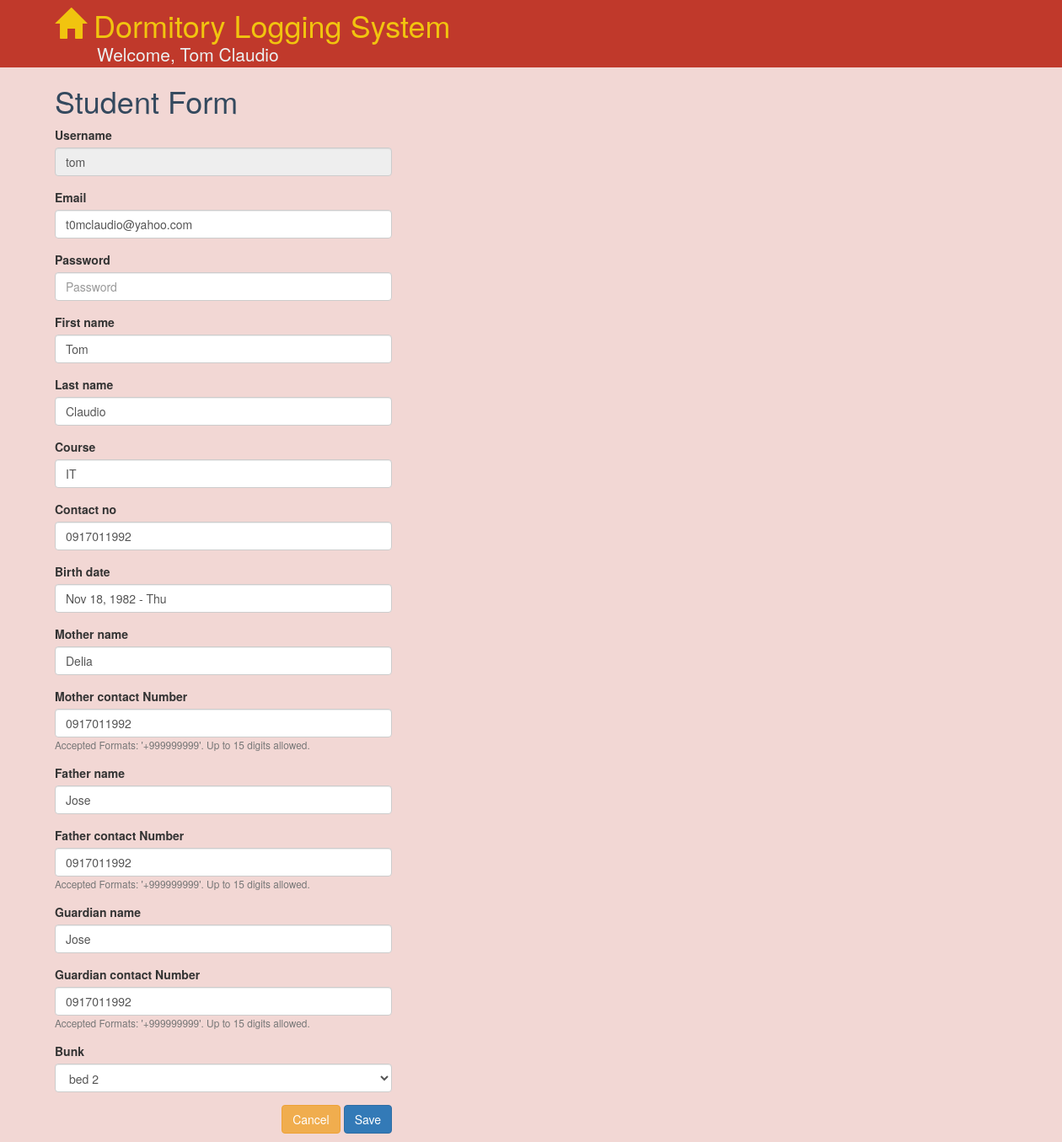
Page /student/tom/edit/ (signed in) on the committed database.
### dormitory/models.py (models this page shows, shortened)
class Student(models.Model):
    user = models.OneToOneField(User, on_delete=models.CASCADE)
    course = models.CharField(max_length=32)
    contact_no = models.CharField(max_length=16, verbose_name="Contact Number")
    birth_date = models.DateField(null=True, blank=True)
    mother_name = models.CharField(max_length=64)
    mother_contact = models.CharField(max_length=16, verbose_name="Contact Number")
    father_name = models.CharField(max_length=64)
    father_contact = models.CharField(max_length=16, verbose_name="Contact Number")
    guardian_name = models.CharField(max_length=64)
    guardian_contact = models.CharField(max_length=16, verbose_name="Contact Number")
    bunk = models.OneToOneField(Bunk)

### dormitory/views.py (the view)
@login_required
def edit_student_profile(request, username):
    user = User.objects.get(username=username)
    profile = Student.objects.get(user=user)
    if request.method == "POST":
        form = StudentForm(request.POST)
        form.fields['bunk'].choices=Bunk.objects.get_available2(profile.bunk.id)
        if form.is_valid():
            try:
                clean = form.clean()
                bunk = Bunk.objects.get(id=clean['bunk'])
                user.username = clean['username']
                user.first_name = clean['first_name']
                user.last_name = clean['last_name']
                user.email = clean['email']
                user.set_password(clean['password'])
                user.save()
                profile.course=clean['course']
                profile.contact_no=clean['contact_no']
                profile.birth_date=clean['birth_date']
                profile.mother_name=clean['mother_name']
                profile.mother_contact=clean['mother_contact']
                profile.father_name=clean['father_name']
                profile.father_contact=clean['father_contact']
                profile.guardian_name=clean['guardian_name']
                profile.guardian_contact=clean['guardian_contact']
                profile.bunk = bunk
                profile.save()
                messages.success(request, "Success: A student profile has been edited")
            except:
                messages.warning(request, "An error occured while saving.")
            return HttpResponseRedirect(reverse('list_students'))
        else:
            messages.warning(request, "An error occured while saving.")
            return render(request, 'student_form.html', {'form': form} )
    else:
        form = StudentForm(initial = {
            'username': user.username,
            'first_name': user.first_name,
            'last_name': user.last_name,
            'email': user.email,
            'password': user.password,
            'course': profile.course,
            'contact_no': profile.contact_no,
            'birth_date': profile.birth_date,
            'mother_name': profile.mother_name,
            'mother_contact': profile.mother_contact,
            'father_name': profile.father_name,
            'father_contact': profile.father_contact,
            'guardian_name': profile.guardian_name,
            'guardian_contact': profile.guardian_contact,
            'bunk': profile.bunk
        })
        form.fields['username'].widget.attrs['readonly'] = True
        form.fields['bunk'].choices=Bunk.objects.get_available2(profile.bunk.id)
    return render(request, 'student_form.html', {'form': form} )

### dormitory/models.py (called while the page is built)
    def get_available2(self, using):
        used = Student.objects.values_list('bunk', flat=True)
        bunks = self.all()
        obj = []
        for bunk in bunks:
            if bunk.id not in used or bunk.id == using:
                obj.append((bunk.id, bunk.code))
        return obj

    def __str__(self):
        return self.code

### dormitory/templates/student_form.html (shortened to what this page needs)
{% extends 'base.html' %}
{% load bootstrap3 %}
{% block content %}
<div class="row" style="margin-left:50px; max-width:400px">
    <h1 id="app-title">Student Form</h1>
    <form action="" method="post" autocomplete="off">
        {% bootstrap_form form %}
        <div class="pull-right" style="margin-bottom: 10px">
            <a class="btn btn-warning" role="button" href="{% url 'list_students' %}">Cancel</a>
            <input class="btn btn-primary" type="submit" value="Save" />
        </div>
    </form>
</div>
{% endblock %}

### dormitory/templates/base.html (shortened to what this page needs)
<html>
    <head>
        <link href="https://maxcdn.bootstrapcdn.com/bootstrap/3.3.7/css/bootstrap.min.css" rel="stylesheet">
        <link href="https://cdnjs.cloudflare.com/ajax/libs/bootstrap-datepicker/1.6.4/css/bootstrap-datepicker.css" rel="stylesheet" />
    </head>
    <body style="background-color: rgba(192, 57, 43,.20); min-width: 1200px">
        <div class="container-fluid">
            <div class="row" style="background-color: #c0392b; min-height:80px">
                <div class="col-xs-12" style='margin-left: 50px'>
                    <a href="{% url 'index' %}">
                        <h1 style="color: #f1c40f; margin: 10px 0px 0px 0px"><span class="glyphicon glyphicon-home"></span> Dormitory Logging System</h1>
                    </a>
                    <small style="color: #ecf0f1; margin: 0px 0px 0px 50px" class="lead">
                        {% if request.user.first_name %}
                            Welcome, {{request.user.first_name | title }} {{request.user.last_name | title }}
                        {% else %}
                            Welcome
                        {% endif %}
                    </small>
                </div>
            </div>
            {% block content %}{% endblock %}
        </div>
    </body>
</html>

### dormitory/templates/base.html (style rules this page uses)
#app-title { color: rgba(52, 73, 94,1.0) }

### rows in the picture
Student: course "IT", contact_no "0917011992", birth_date "Nov 18, 1982 - Thu", mother_name "Delia", mother_contact "0917011992", father_name "Jose", father_contact "0917011992", guardian_name "Jose", guardian_contact "0917011992", bunk "bed 2"

### other values in the picture
{{ request.user.first_name | title }} "Tom"
{{ request.user.last_name | title }} "Claudio"
